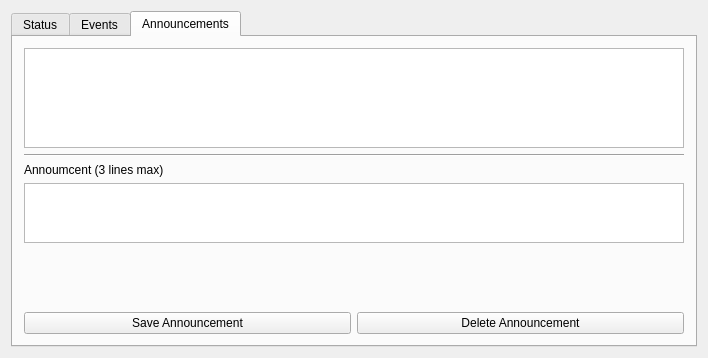
<?xml version="1.0" encoding="UTF-8"?>
<ui version="4.0">
 <class>MainWindow</class>
 <widget class="QMainWindow" name="MainWindow">
  <property name="geometry">
   <rect>
    <x>0</x>
    <y>0</y>
    <width>708</width>
    <height>358</height>
   </rect>
  </property>
  <property name="windowTitle">
   <string>CPE Ticker Control Panel</string>
  </property>
  <widget class="QWidget" name="centralWidget">
   <layout class="QVBoxLayout" name="verticalLayout_2">
    <item>
     <widget class="QTabWidget" name="tabWidget">
      <property name="currentIndex">
       <number>2</number>
      </property>
      <widget class="QWidget" name="status_tab">
       <attribute name="title">
        <string>Status</string>
       </attribute>
       <layout class="QVBoxLayout" name="verticalLayout">
        <item>
         <widget class="QLabel" name="label_3">
          <property name="text">
           <string>Current Events</string>
          </property>
         </widget>
        </item>
        <item>
         <spacer name="verticalSpacer">
          <property name="orientation">
           <enum>Qt::Vertical</enum>
          </property>
          <property name="sizeHint" stdset="0">
           <size>
            <width>20</width>
            <height>40</height>
           </size>
          </property>
         </spacer>
        </item>
       </layout>
      </widget>
      <widget class="QWidget" name="event_tab">
       <attribute name="title">
        <string>Events</string>
       </attribute>
       <layout class="QVBoxLayout" name="verticalLayout_6">
        <item>
         <widget class="QTableWidget" name="tableWidget">
          <property name="maximumSize">
           <size>
            <width>16777215</width>
            <height>100</height>
           </size>
          </property>
          <property name="columnCount">
           <number>1</number>
          </property>
          <attribute name="horizontalHeaderVisible">
           <bool>false</bool>
          </attribute>
          <attribute name="horizontalHeaderStretchLastSection">
           <bool>true</bool>
          </attribute>
          <attribute name="verticalHeaderVisible">
           <bool>false</bool>
          </attribute>
          <attribute name="verticalHeaderDefaultSectionSize">
           <number>20</number>
          </attribute>
          <column>
           <property name="text">
            <string>Event Title</string>
           </property>
          </column>
         </widget>
        </item>
        <item>
         <widget class="Line" name="line">
          <property name="frameShadow">
           <enum>QFrame::Sunken</enum>
          </property>
          <property name="lineWidth">
           <number>3</number>
          </property>
          <property name="orientation">
           <enum>Qt::Horizontal</enum>
          </property>
         </widget>
        </item>
        <item>
         <layout class="QHBoxLayout" name="horizontalLayout">
          <item>
           <layout class="QVBoxLayout" name="verticalLayout_4">
            <item>
             <layout class="QVBoxLayout" name="verticalLayout_5"/>
            </item>
            <item>
             <layout class="QHBoxLayout" name="horizontalLayout_2">
              <item>
               <widget class="QLabel" name="title_label">
                <property name="text">
                 <string>Event Title</string>
                </property>
               </widget>
              </item>
              <item>
               <widget class="QLineEdit" name="title_editbox"/>
              </item>
              <item>
               <spacer name="horizontalSpacer_2">
                <property name="orientation">
                 <enum>Qt::Horizontal</enum>
                </property>
                <property name="sizeHint" stdset="0">
                 <size>
                  <width>40</width>
                  <height>20</height>
                 </size>
                </property>
               </spacer>
              </item>
              <item>
               <widget class="QLabel" name="location_label">
                <property name="text">
                 <string>Location</string>
                </property>
               </widget>
              </item>
              <item>
               <widget class="QLineEdit" name="location_editbox">
                <property name="maximumSize">
                 <size>
                  <width>100</width>
                  <height>16777215</height>
                 </size>
                </property>
               </widget>
              </item>
              <item>
               <spacer name="horizontalSpacer">
                <property name="orientation">
                 <enum>Qt::Horizontal</enum>
                </property>
                <property name="sizeHint" stdset="0">
                 <size>
                  <width>40</width>
                  <height>20</height>
                 </size>
                </property>
               </spacer>
              </item>
              <item>
               <widget class="QLabel" name="time_label">
                <property name="text">
                 <string>Time</string>
                </property>
               </widget>
              </item>
              <item>
               <widget class="QTimeEdit" name="time_editbox">
                <property name="displayFormat">
                 <string>h:mm AP</string>
                </property>
               </widget>
              </item>
             </layout>
            </item>
            <item>
             <layout class="QVBoxLayout" name="verticalLayout_3">
              <item>
               <widget class="QLabel" name="description_label">
                <property name="text">
                 <string>Description (2 lines)</string>
                </property>
               </widget>
              </item>
              <item>
               <widget class="QTextEdit" name="description_editbox">
                <property name="maximumSize">
                 <size>
                  <width>16777215</width>
                  <height>40</height>
                 </size>
                </property>
                <property name="font">
                 <font>
                  <family>Courier New</family>
                  <pointsize>8</pointsize>
                 </font>
                </property>
                <property name="verticalScrollBarPolicy">
                 <enum>Qt::ScrollBarAlwaysOff</enum>
                </property>
                <property name="horizontalScrollBarPolicy">
                 <enum>Qt::ScrollBarAlwaysOff</enum>
                </property>
                <property name="lineWrapMode">
                 <enum>QTextEdit::FixedColumnWidth</enum>
                </property>
                <property name="lineWrapColumnOrWidth">
                 <number>64</number>
                </property>
                <property name="acceptRichText">
                 <bool>false</bool>
                </property>
               </widget>
              </item>
              <item>
               <spacer name="verticalSpacer_2">
                <property name="orientation">
                 <enum>Qt::Vertical</enum>
                </property>
                <property name="sizeHint" stdset="0">
                 <size>
                  <width>20</width>
                  <height>40</height>
                 </size>
                </property>
               </spacer>
              </item>
             </layout>
            </item>
            <item>
             <layout class="QHBoxLayout" name="horizontalLayout_3">
              <item>
               <widget class="QPushButton" name="save_button">
                <property name="text">
                 <string>Save Event</string>
                </property>
               </widget>
              </item>
              <item>
               <widget class="QPushButton" name="delete_button">
                <property name="text">
                 <string>Delete Event</string>
                </property>
               </widget>
              </item>
             </layout>
            </item>
           </layout>
          </item>
          <item>
           <widget class="QCalendarWidget" name="date_widget">
            <property name="sizePolicy">
             <sizepolicy hsizetype="Preferred" vsizetype="Preferred">
              <horstretch>0</horstretch>
              <verstretch>0</verstretch>
             </sizepolicy>
            </property>
            <property name="maximumSize">
             <size>
              <width>200</width>
              <height>16777215</height>
             </size>
            </property>
            <property name="horizontalHeaderFormat">
             <enum>QCalendarWidget::SingleLetterDayNames</enum>
            </property>
            <property name="verticalHeaderFormat">
             <enum>QCalendarWidget::NoVerticalHeader</enum>
            </property>
           </widget>
          </item>
         </layout>
        </item>
       </layout>
      </widget>
      <widget class="QWidget" name="announcements_tab">
       <attribute name="title">
        <string>Announcements</string>
       </attribute>
       <layout class="QVBoxLayout" name="verticalLayout_8">
        <item>
         <widget class="QTableWidget" name="tableWidget_2">
          <property name="maximumSize">
           <size>
            <width>16777215</width>
            <height>100</height>
           </size>
          </property>
          <property name="columnCount">
           <number>1</number>
          </property>
          <attribute name="horizontalHeaderVisible">
           <bool>false</bool>
          </attribute>
          <attribute name="horizontalHeaderStretchLastSection">
           <bool>true</bool>
          </attribute>
          <attribute name="verticalHeaderVisible">
           <bool>false</bool>
          </attribute>
          <attribute name="verticalHeaderDefaultSectionSize">
           <number>20</number>
          </attribute>
          <column>
           <property name="text">
            <string>Event Title</string>
           </property>
          </column>
         </widget>
        </item>
        <item>
         <widget class="Line" name="line_2">
          <property name="orientation">
           <enum>Qt::Horizontal</enum>
          </property>
         </widget>
        </item>
        <item>
         <layout class="QVBoxLayout" name="verticalLayout_7">
          <item>
           <widget class="QLabel" name="announcement_label">
            <property name="text">
             <string>Annoumcent (3 lines max)</string>
            </property>
           </widget>
          </item>
          <item>
           <widget class="QTextEdit" name="announcement_editbox">
            <property name="maximumSize">
             <size>
              <width>16777215</width>
              <height>60</height>
             </size>
            </property>
            <property name="font">
             <font>
              <family>Courier New</family>
              <pointsize>8</pointsize>
             </font>
            </property>
            <property name="verticalScrollBarPolicy">
             <enum>Qt::ScrollBarAlwaysOff</enum>
            </property>
            <property name="horizontalScrollBarPolicy">
             <enum>Qt::ScrollBarAlwaysOff</enum>
            </property>
            <property name="lineWrapMode">
             <enum>QTextEdit::FixedColumnWidth</enum>
            </property>
            <property name="lineWrapColumnOrWidth">
             <number>64</number>
            </property>
            <property name="acceptRichText">
             <bool>false</bool>
            </property>
           </widget>
          </item>
          <item>
           <spacer name="verticalSpacer_3">
            <property name="orientation">
             <enum>Qt::Vertical</enum>
            </property>
            <property name="sizeHint" stdset="0">
             <size>
              <width>20</width>
              <height>40</height>
             </size>
            </property>
           </spacer>
          </item>
          <item>
           <layout class="QHBoxLayout" name="horizontalLayout_4">
            <item>
             <widget class="QPushButton" name="save_button_2">
              <property name="text">
               <string>Save Announcement</string>
              </property>
             </widget>
            </item>
            <item>
             <widget class="QPushButton" name="delete_button_2">
              <property name="text">
               <string>Delete Announcement</string>
              </property>
             </widget>
            </item>
           </layout>
          </item>
         </layout>
        </item>
       </layout>
      </widget>
     </widget>
    </item>
   </layout>
  </widget>
 </widget>
 <layoutdefault spacing="6" margin="11"/>
 <resources/>
 <connections/>
</ui>
